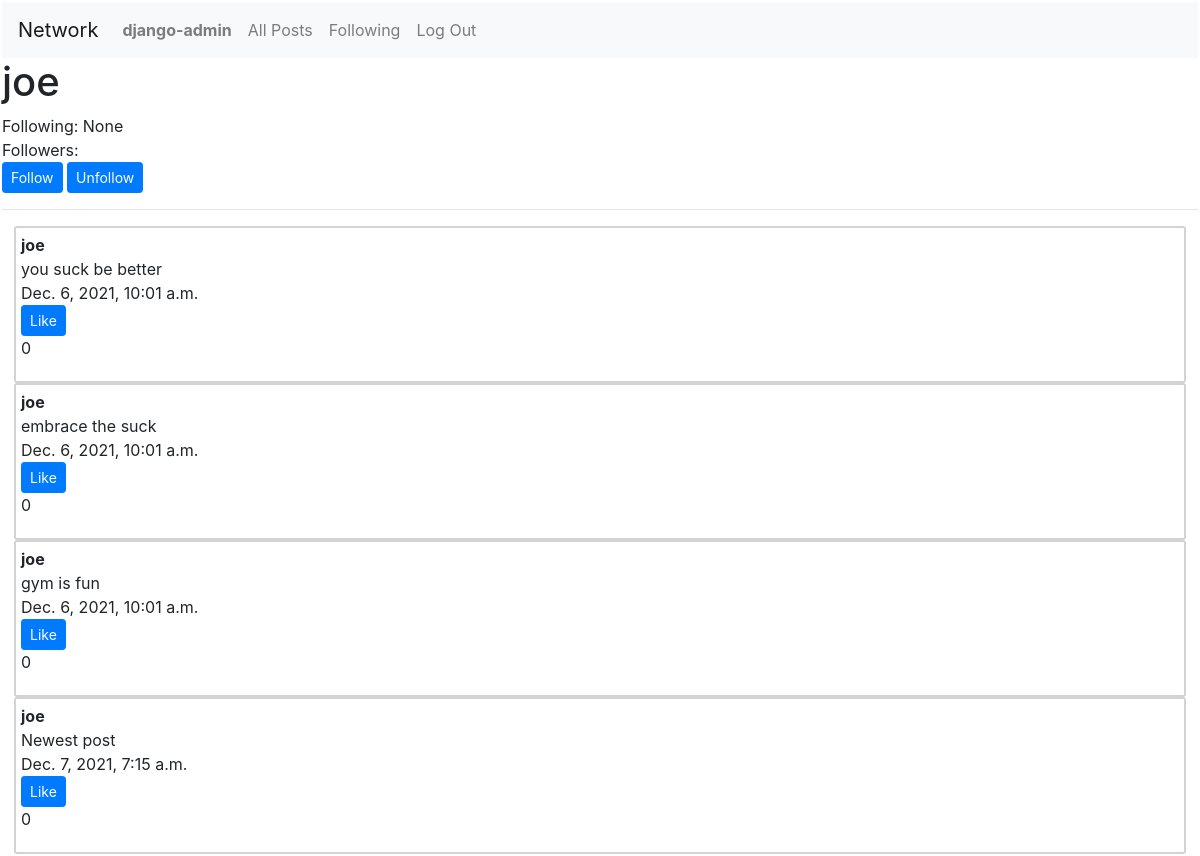
Page /profile/joe (signed in) on the committed database.
### network/models.py (models this page shows, shortened)
class User(AbstractUser):
    following = models.BigIntegerField(null = True)
    checkFollowing = models.BooleanField(null = True)

class Post(models.Model):
    content = models.TextField()
    dateTime = models.DateTimeField(auto_now = False, auto_now_add = True)
    like = models.BigIntegerField(default = 0)
    user = models.ForeignKey(User, on_delete = models.CASCADE, related_name = "user")

### network/views.py (the view)
# urls.py: path("profile/<str:username>", views.profile, name="profile"),
def profile(request, username):
    profile = User.objects.get(username = username)
    profilePosts = Post.objects.filter(user__username = username).order_by("dateTime")
    return render(request, "network/profile.html", {
        "profile": profile,
        "profilePosts": profilePosts
    })

### network/templates/network/profile.html (shortened to what this page needs)
{% extends "network/layout.html" %}
{% load static %}
{% block body %}
    <h1>{{ profile.username }}</h1>
    <div id="follow-unfollow">
        Following: {{ profile.following }}
        <br>
        Followers: {{ profile.followers }}
        <br>
        {% if profile.username != user.username %}
            <button class="btn btn-primary btn-sm" id=follow-button>Follow</button>
            <button class="btn btn-primary btn-sm" id=unfollow-button>Unfollow</button>
        {% endif %}
        <hr>
    </div>
    {% for profilePost in profilePosts %}
        <div id="profile-posts">
            <div id="username">
                <strong>{{ profilePost.user }}</strong>
            </div>
            <div id="content">
                {{ profilePost.content }}
            </div>
            <div id="date-time">
                {{ profilePost.dateTime }}
            </div>
            <div id="like-button">
                <button class="btn btn-primary btn-sm" id="like-button">Like</button>
                <p id="number-likes">{{ profilePost.like }}</p>
            </div>
        </div>
    {% endfor %}
{% endblock %}

### network/templates/network/layout.html (shortened to what this page needs)
{% load static %}
<!DOCTYPE html>
<html lang="en">
    <head>
        <link rel="stylesheet" href="https://stackpath.bootstrapcdn.com/bootstrap/4.4.1/css/bootstrap.min.css">
        <link href="{% static 'network/styles.css' %}" rel="stylesheet">
    </head>
    <body>
        <nav class="navbar navbar-expand-lg navbar-light bg-light">
            <a class="navbar-brand" href="{% url 'index' %}">Network</a>
            <div>
              <ul class="navbar-nav mr-auto">
                {% if user.is_authenticated %}
                    <li class="nav-item">
                        <a class="nav-link" href="{% url 'profile' user.username %}"><strong>{{ user.username }}</strong></a>
                    </li>
                {% endif %}
                <li class="nav-item">
                  <a class="nav-link" href="{% url 'index' %}">All Posts</a>
                </li>
                {% if user.is_authenticated %}
                    <li class="nav-item">
                        <a class="nav-link" href="{% url 'following' %}">Following</a>
                    </li>
                    <li class="nav-item">
                        <a class="nav-link" href="{% url 'logout' %}">Log Out</a>
                    </li>
                {% endif %}
              </ul>
            </div>
          </nav>
        <div class="body">
            {% block body %}
            {% endblock %}
        </div>
    </body>
</html>

### network/static/network/styles.css (style rules this page uses)
body { padding: 2px; }
#profile-posts { border: solid 2px lightgray; border-radius: 3px; margin-right: 1vw; margin-left: 1vw; padding: 5px; }

### rows in the picture
User: username "django-admin"
User: username "joe", following "None"
Post: user "joe", content "you suck be better", dateTime "Dec. 6, 2021, 10:01 a.m.", like "0"
Post: user "joe", content "embrace the suck", dateTime "Dec. 6, 2021, 10:01 a.m.", like "0"
Post: user "joe", content "gym is fun", dateTime "Dec. 6, 2021, 10:01 a.m.", like "0"
Post: user "joe", content "Newest post", dateTime "Dec. 7, 2021, 7:15 a.m.", like "0"
